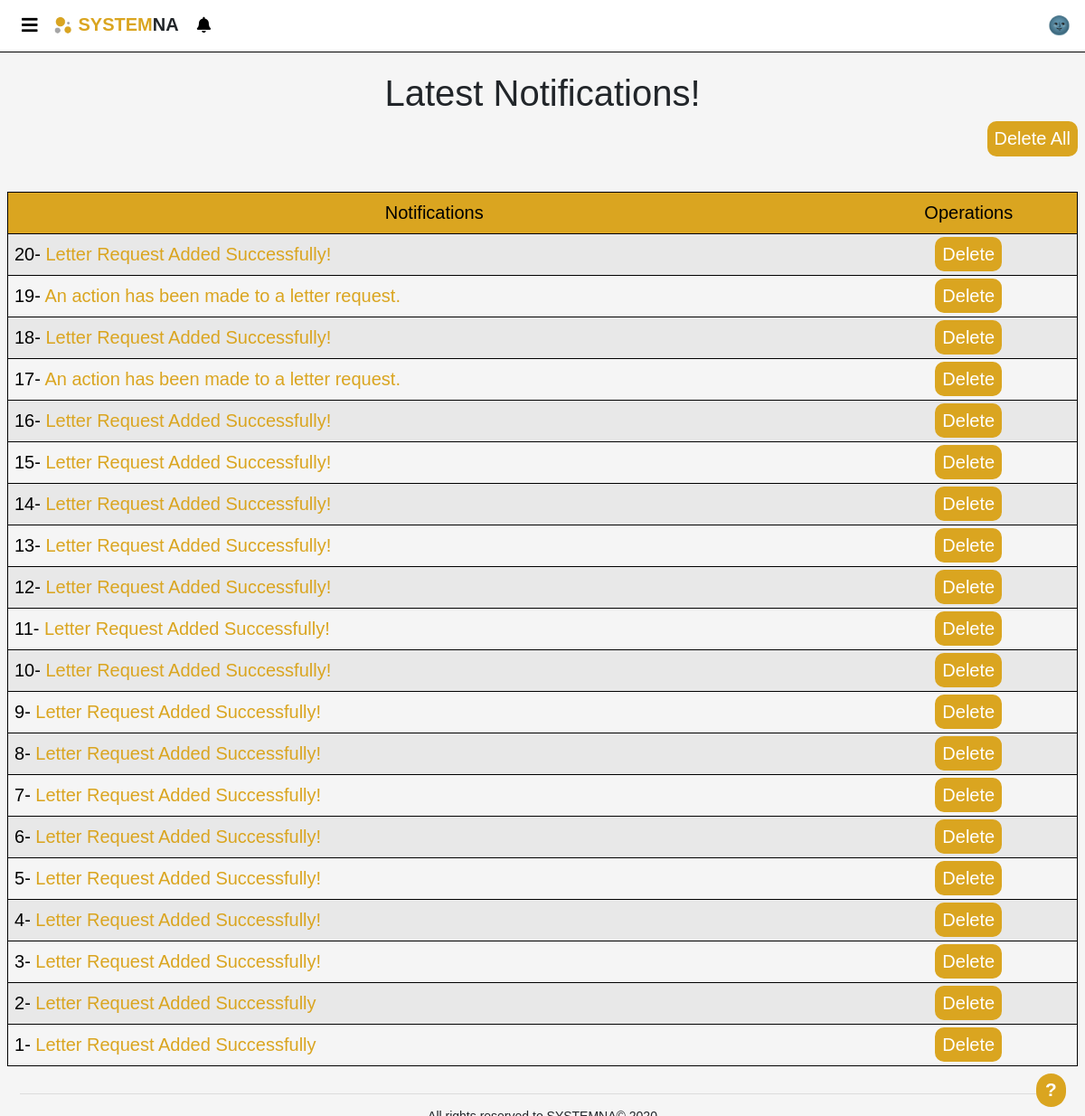
/pages/notis.php (signed in), run on the app's committed database.
### tables this page shows
CREATE TABLE `notifications` (
  `ID` int(11) NOT NULL,
  `status` tinyint(1) NOT NULL,
  `userid` int(11) NOT NULL,
  `notidata` varchar(250) NOT NULL,
  `notihref` varchar(250) NOT NULL
);

### DB/Database.php (called while the page is built, shortened)
<?php
class Database
{
    private $host = 'localhost';
    private $user = 'root';
    private $pass = '';
    private $dbName = 'hr_system';
    private $dbh;
    private $stmt;
    public function __construct()
    {
        $dsn = "mysql:host=".$this->host.";dbname=".$this->dbName;
        $options = array(
            PDO::ATTR_PERSISTENT => true,
            PDO::ATTR_ERRMODE => PDO::ERRMODE_EXCEPTION
        );
        try
        {
            $this->dbh = new PDO($dsn,$this->user,$this->pass,$options);
        }catch(PDOException $e)
        {
            echo "<br><div style='text-align: center;'>ERROR! Please try again later</div>";
            $_SESSION['error'] = 'error in DB';
            error_log("error in DB page");
            exit;
        }
    }
    public function query($sql)
    {
        $this->stmt = $this->dbh->prepare($sql);
    }
    public function execute()
    {
        return $this->stmt->execute();
    }
    public function getdata()
    {
        $this->execute();
        return $this->stmt->fetchAll(PDO::FETCH_OBJ);
    }
    public function numRows()
    {
        return $this->stmt->rowCount();
    }
}
?>

### pages/notis.php (the view, shortened to what this page needs)
<?php
include "../template/header.php";
?>
<div>
    <br>
    <h1 style='text-align: center;'>Latest Notifications!</h1>
    <a style='float:right; text-decoration: none; color:White; border-radius: 0.5em; background-color: #DAA520; padding: 8px;' id='all=1' class='deleteConfirmation' href='../operations/notiop.php'>Delete All</a>
    <table id="Display">
        <tr id='must'>
            <td>Notifications</td>
            <td>Operations</td>
        </tr>
        <?php
        try {
            $uid = $_SESSION['id'];
            $sql = " SELECT * FROM notifications WHERE userid = $uid ";
            $DB->query($sql);
            $DB->execute();
            for($i=$DB->numRows(); $i>0; --$i){
                $x=$DB->getdata();
                echo "<tr>";
                echo "<td style='float: left; '>";
                echo ($i) . "- <a href='" . $x[$i-1]->notihref . "' style='text-decoration: none; color: #DAA520;'>" . $x[$i-1]->notidata . "</a>";
                echo "</td>";
                echo "<td>";
                echo "<a style='text-decoration: none; color:White; border-radius: 0.5em; background-color: #DAA520; padding: 8px;' id='nid=" . $x[$i-1]->ID . "' class='deleteConfirmation' href='../operations/notiop.php'>Delete</a>";
                echo "</td>";
                echo "</tr>";
            }
        }
        catch(Exception $e)
        {
            echo "<div class='alert alert-danger' style='text-align: center;'>ERROR! Please try again later</div>";
            error_log("error while getting notifications data");
        }
        ?>
    </table>
</div>
<?php include "../template/footer.php";  ?>

### css/style.css (style rules this page uses)
* { margin: 0px; font-family: sans-serif; }
td, th { text-align: center; padding: 11px 7px; }
#Display tr, #tblRequests tr { color: black; border: 1px solid black; }
#Display tr:nth-child(1), #tblRequests tr:nth-child(1) { background: #DAA520; color: black; }
#Display tr:nth-child(even), #tblRequests tr:nth-child(even) { background: #e8e8e8; color: black; }
#Display, #tblRequests { margin-top: 7vh; border-collapse: collapse; border: 1px solid black; width: 100%; text-align: center; position: relative; display: table; }

### css/popup.css (style rules this page uses)
.popup-notification .popup-close:hover , { color:gold; }

### template/help.php (style rules this page uses)
* { line-height: normal !important; }

### data on the page
notifications: notidata "Letter Request Added Successfully!"
notifications: notidata "An action has been made to a letter request."
notifications: notidata "Letter Request Added Successfully!"
notifications: notidata "An action has been made to a letter request."
notifications: notidata "Letter Request Added Successfully!"
notifications: notidata "Letter Request Added Successfully!"
notifications: notidata "Letter Request Added Successfully!"
notifications: notidata "Letter Request Added Successfully!"
notifications: notidata "Letter Request Added Successfully!"
notifications: notidata "Letter Request Added Successfully!"
notifications: notidata "Letter Request Added Successfully!"
notifications: notidata "Letter Request Added Successfully!"
notifications: notidata "Letter Request Added Successfully!"
notifications: notidata "Letter Request Added Successfully!"
notifications: notidata "Letter Request Added Successfully!"
notifications: notidata "Letter Request Added Successfully!"
notifications: notidata "Letter Request Added Successfully!"
notifications: notidata "Letter Request Added Successfully!"
notifications: notidata "Letter Request Added Successfully"
notifications: notidata "Letter Request Added Successfully"
